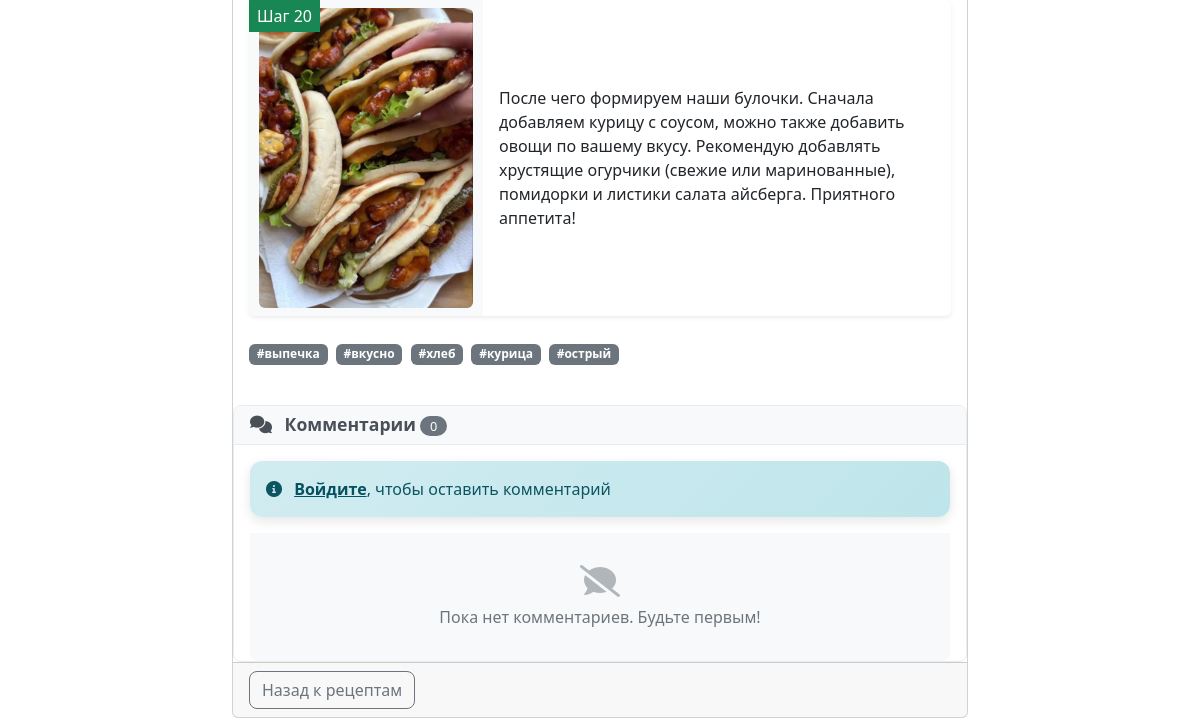
/recipe/18/ (lower part), run on an earlier commit of the app's database.
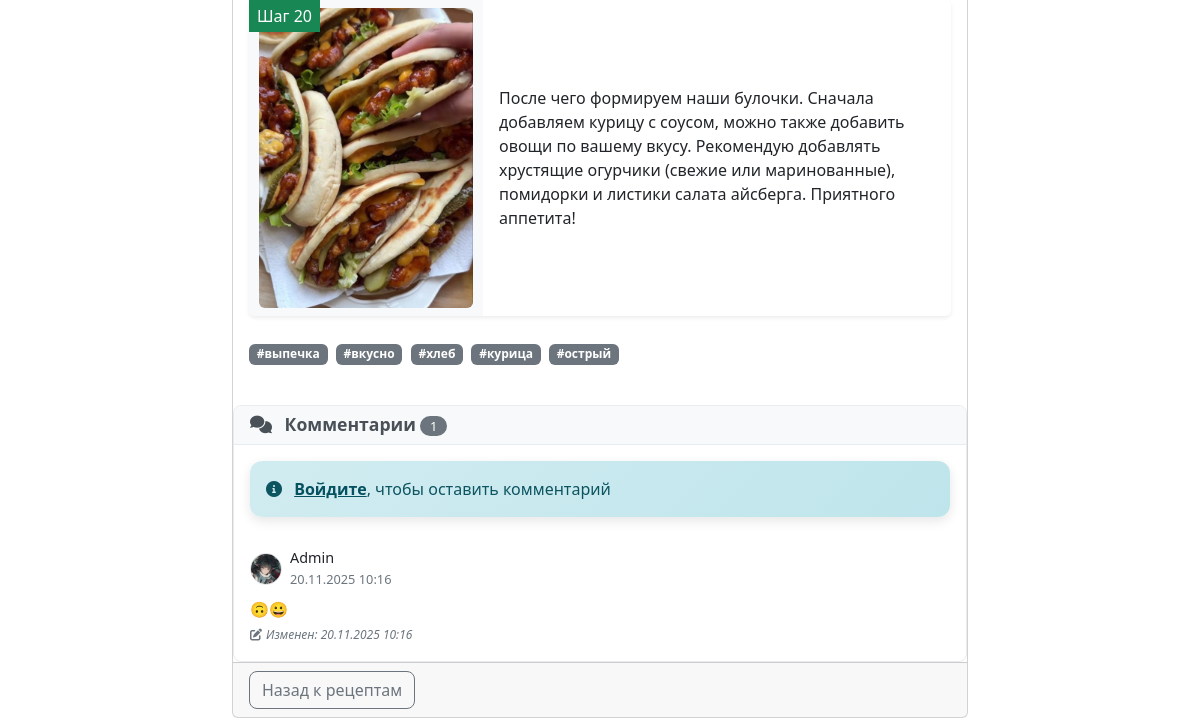
And on a later commit of the database.
### recipes/models.py (models this page shows, shortened)
class CookingStep(models.Model):
    recipe = models.ForeignKey(Recipe, related_name='cooking_steps', on_delete=models.CASCADE)
    step_number = models.PositiveIntegerField()
    description = models.TextField()
    photo = models.ImageField(upload_to='recipes/steps_photos/', blank=True, null=True)
    class Meta:
        ordering = ['step_number']

class Hashtag(models.Model):
    name = models.CharField(max_length=50, unique=True)

class Recipe(models.Model):
    DIFFICULTY_LEVELS = [
        ('easy', 'Легкий'),
        ('medium', 'Средний'),
        ('hard', 'Сложный'),
    ]
    title = models.CharField(max_length=200)
    description = models.TextField()  # Краткое описание для ленты
    author = models.ForeignKey(User, on_delete=models.CASCADE)
    cooking_time = models.PositiveIntegerField(help_text="Время приготовления в минутах")
    servings = models.PositiveIntegerField(help_text="Количество порций")
    calories_per_100g = models.PositiveIntegerField(help_text="Калории на 100 грамм")
    difficulty = models.CharField(max_length=10, choices=DIFFICULTY_LEVELS)
    created_at = models.DateTimeField(auto_now_add=True)
    updated_at = models.DateTimeField(auto_now=True)
    main_photo = models.ImageField(upload_to='recipes/main_photos/')
    video = models.FileField(upload_to='recipes/videos/', null=True, blank=True)
    hashtags = models.ManyToManyField(Hashtag, blank=True)

### comments/models.py (models this page shows, shortened)
class Comment(models.Model):
    recipe = models.ForeignKey(Recipe, related_name='comments', on_delete=models.CASCADE)
    author = models.ForeignKey(User, on_delete=models.CASCADE)
    text = models.TextField()
    created_at = models.DateTimeField(auto_now_add=True)
    updated_at = models.DateTimeField(auto_now=True)
    image = models.ImageField(upload_to='comments/images/', blank=True, null=True)
    class Meta:
        ordering = ['-created_at']

### users/models.py (models this page shows, shortened)
class Profile(models.Model):
    user = models.OneToOneField(User, on_delete=models.CASCADE)
    bio = models.TextField(max_length=500, blank=True)
    location = models.CharField(max_length=30, blank=True)
    birth_date = models.DateField(null=True, blank=True)
    profile_photo = models.ImageField(upload_to='profile_photos/', null=True, blank=True)
    show_favorites = models.BooleanField(default=True)
    User.add_to_class('profile_photo', models.ImageField(upload_to='profile_photos/', null=True, blank=True))
    User.add_to_class('show_favorites', models.BooleanField(default=True))

### recipes/views.py (the view)
# urls.py: path('recipe/<int:pk>/', views.RecipeDetailView.as_view(), name='recipe-detail'),
class RecipeDetailView(DetailView):
    model = Recipe
    template_name = 'recipes/recipe_detail.html'

### templates/recipes/recipe_detail.html (shortened to what the changed rows need)
{% extends 'base.html' %}
{% block content %}
<div class="row">
    <div class="col-md-8 mx-auto">
        <div class="card">
            <div class="card-body">
                {% if recipe.cooking_steps.all %}
<div class="mb-4">
    {% for step in recipe.cooking_steps.all %}
    <div class="card mb-3 border-0 shadow-sm">
        <div class="card-body p-0">
            <div class="row g-0">
                <div class="col-md-4 position-relative order-md-1 order-2">
                    {% if step.photo %}
                    <div class="h-100 d-flex align-items-center justify-content-center bg-light rounded-start rounded-md-start-0 rounded-top-md p-2">
                        <img src="{{ step.photo.url }}" alt="Шаг {{ step.step_number }}"
                             class="img-fluid rounded" style="max-height: 300px; width: auto; object-fit: contain;">
                    </div>
                    {% else %}
                    <div class="h-100 d-flex align-items-center justify-content-center bg-light rounded-start rounded-md-start-0 rounded-top-md text-muted p-3" style="min-height: 150px;">
                        <i class="fas fa-image fa-2x"></i>
                    </div>
                    {% endif %}
                    <div class="position-absolute top-0 start-0 bg-success text-white px-2 py-1 rounded-bottom-end">
                        Шаг {{ step.step_number }}
                    </div>
                </div>
                <div class="col-md-8 d-flex align-items-center order-md-2 order-1">
                    <div class="p-3">
                        <p class="card-text mb-0">{{ step.description }}</p>
                    </div>
                </div>
            </div>
        </div>
    </div>
    {% endfor %}
</div>
{% endif %}
                {% if recipe.hashtags.all %}
            <div class="hashtags mt-2">
                {% for hashtag in recipe.hashtags.all %}
                    <span class="badge bg-secondary me-1">{{ hashtag.name }}</span>
                {% endfor %}
            </div>
            {% else %}
            <div class="hashtags mt-2">
                <small class="text-muted">Нет хештегов</small>
            </div>
            {% endif %}
            </div>
            <div class="row mt-4">
                <div class="col-12">
                    <div class="card comments-card">
                        <div class="card-header comments-header">
                            <h4 class="mb-0">
                                <i class="fas fa-comments me-2"></i>
                                Комментарии
                                <span class="badge comments-count">{{ recipe.comments.count }}</span>
                            </h4>
                        </div>
                        <div class="card-body p-0">
                            <div class="comments-list">
                                {% if recipe.comments.all %}
                                    {% for comment in recipe.comments.all %}
                                    <div class="comment-item">
                                        <div class="d-flex justify-content-between align-items-start mb-2">
                                            <div class="d-flex align-items-center">
                                                {% if comment.author.profile.profile_photo %}
                                                    <img src="{{ comment.author.profile.profile_photo.url }}"
                                                         alt="{{ comment.author.username }}"
                                                         class="comment-avatar me-2">
                                                {% else %}
                                                    <div class="avatar-placeholder me-2">
                                                        <i class="fas fa-user"></i>
                                                    </div>
                                                {% endif %}
                                                <div>
                                                    <h6 class="mb-0" style="font-size: 0.9rem;">{{ comment.author.username }}</h6>
                                                    <small class="comment-time">{{ comment.created_at|date:"d.m.Y H:i" }}</small>
                                                </div>
                                            </div>
                                        </div>
                                        <div class="comment-content">
                                            <p class="comment-text">{{ comment.text|linebreaksbr }}</p>
                                            {% if comment.updated_at != comment.created_at %}
                                            <small class="comment-edited">
                                                <i class="fas fa-edit me-1"></i>Изменен: {{ comment.updated_at|date:"d.m.Y H:i" }}
                                            </small>
                                            {% endif %}
                                        </div>
                                    </div>
                                    {% endfor %}
                                {% else %}
                                    <div class="comments-empty">
                                        <i class="fas fa-comment-slash"></i>
                                        <p class="mb-0">Пока нет комментариев. Будьте первым!</p>
                                    </div>
                                {% endif %}
                            </div>
                        </div>
                    </div>
                </div>
            </div>
        </div>
    </div>
</div>
{% endblock %}

What changed in the data, as far as the page shows it:
computed for Recipe: comments.count "0" → "1"
added Comment: author.profile.profile_photo (placeholder picture), author.username "Admin", created_at "20.11.2025 10:16", text "🙃😀", updated_at "20.11.2025 10:16"
Also different on the page:
text no longer shown: "Пока нет комментариев. Будьте первым!"
